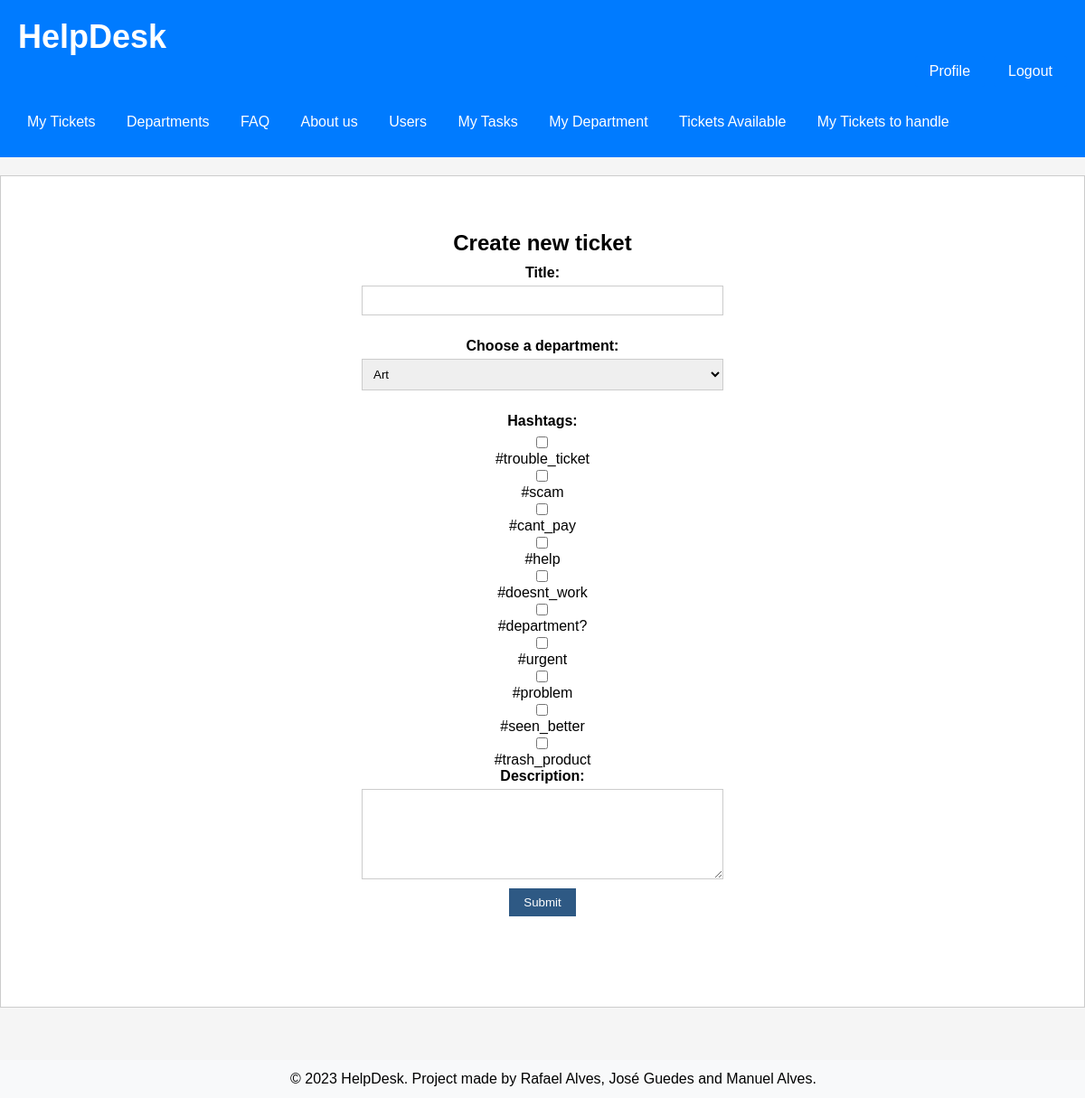
Page /pages/novo_ticket.php (signed in) on the earlier database version.
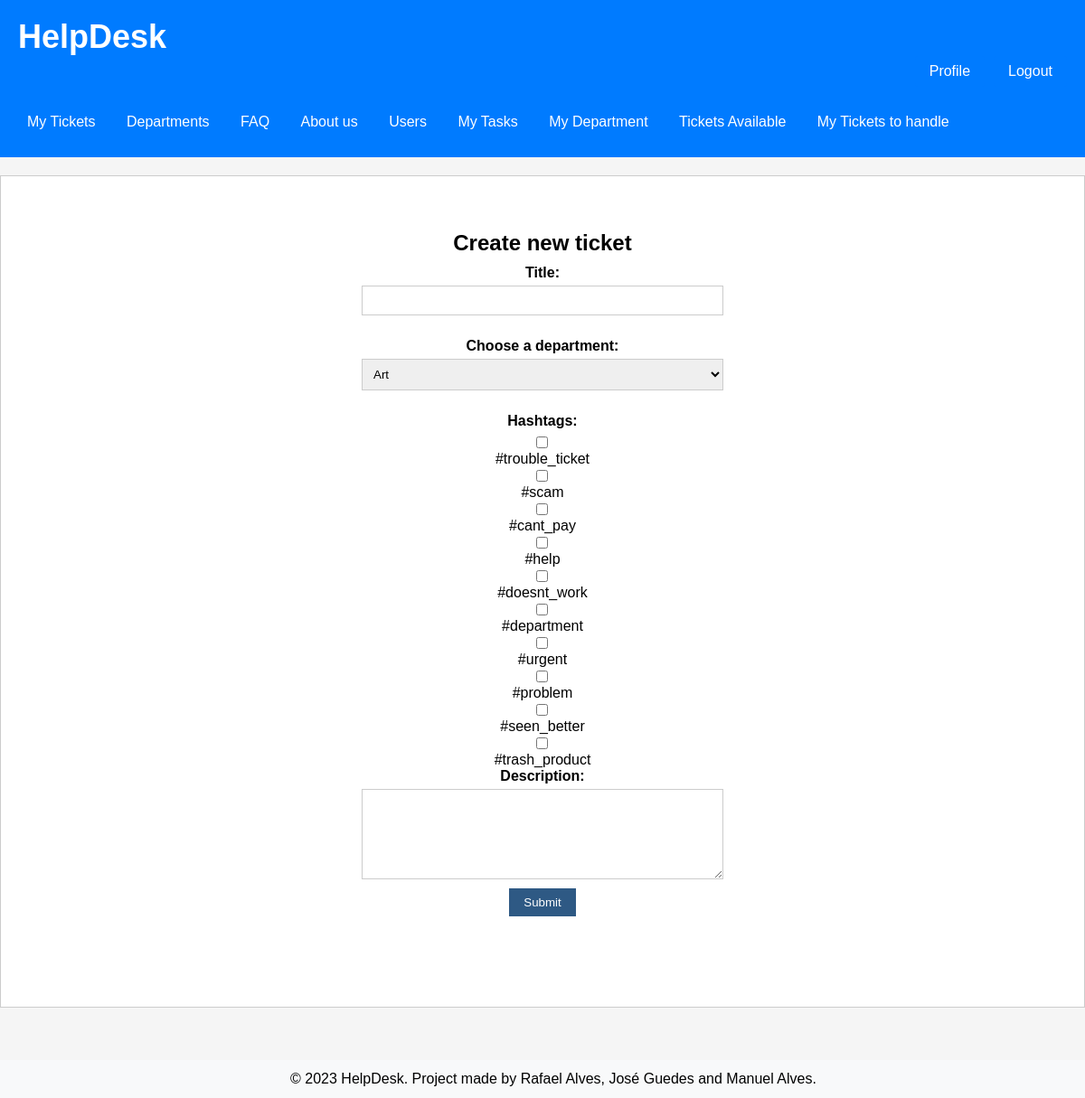
Same page on the later database version.
### tables this page shows
CREATE TABLE Hashtag (
    id INTEGER PRIMARY KEY AUTOINCREMENT,
    tag varchar(255) NOT NULL UNIQUE
);

### database/department.class.php (called while the page is built, shortened)
<?php
  class Department {
    static function getAll(PDO $db){
      $stmt = $db->prepare('
        SELECT id, name
        FROM Department
        ORDER by name ASC
      ');
      $stmt->execute();
      $row = $stmt->fetchAll(PDO::FETCH_ASSOC);
      return $row;
    }
  }
?>

### actions/getAll_departments.php (called while the page is built, shortened)
<?php
require_once(__DIR__ . '/../database/connection.db.php');
require_once(__DIR__ . '/../database/department.class.php');
$departments = Department::getAll($dbh);
?>

### database/hashtag.class.php (called while the page is built, shortened)
<?php
  class Hashtag {
    static function getAll(PDO $db){
        $stmt = $db->prepare('
          SELECT id, tag
          FROM Hashtag
        ');
        $stmt->execute();
        $row = $stmt->fetchAll(PDO::FETCH_ASSOC);
        return $row;
      }
  }

### actions/getAll_hashtags.php (called while the page is built, shortened)
<?php
require_once(__DIR__ . '/../database/connection.db.php');
require_once(__DIR__ . '/../database/hashtag.class.php');
$hashtags = Hashtag::getAll($dbh);
?>

### pages/novo_ticket.php (the view, shortened to what this page needs)
<?php
require_once(__DIR__ . '/../templates/header.tpl.php');
require_once(__DIR__ . '/../templates/footer.tpl.php');
?>
  <div class="ticket-form">
    <h2>Create new ticket</h2>
      <form action="/actions/processar_ticket.php" method="post">
        <label for="nome">Title:</label>
        <input type="text" id="title" name="title" required>
        <label for="departments">Choose a department:</label>
    <select name="department" id="department" required>
    <?php
    require_once(__DIR__ . '/../actions/getAll_departments.php');
    for($i = 0; $i < count($departments); $i++) {
      ?>
          <option value=<?=$departments[$i]['id']?>> <?=$departments[$i]['name']?></option>
    <?php } ?>
  </select>
  <label for="hashtags">Hashtags:</label>
    <?php
    require_once(__DIR__ . '/../actions/getAll_hashtags.php');
    for ($i = 0; $i < count($hashtags); $i++) {
      ?>
      <input type="checkbox" name="hashtags[]" value="<?= $hashtags[$i]['tag'] ?>"> <?= $hashtags[$i]['tag'] ?>
      <?php
    }
    ?>
    <label for="descricao">Description:</label>
    <textarea id="description" name="description" required></textarea>
    <input type="submit" value="Submit">
      </form>
  </div>

Differences in the rows shown:
changed hashtag: tag "#department?" → "#department"
